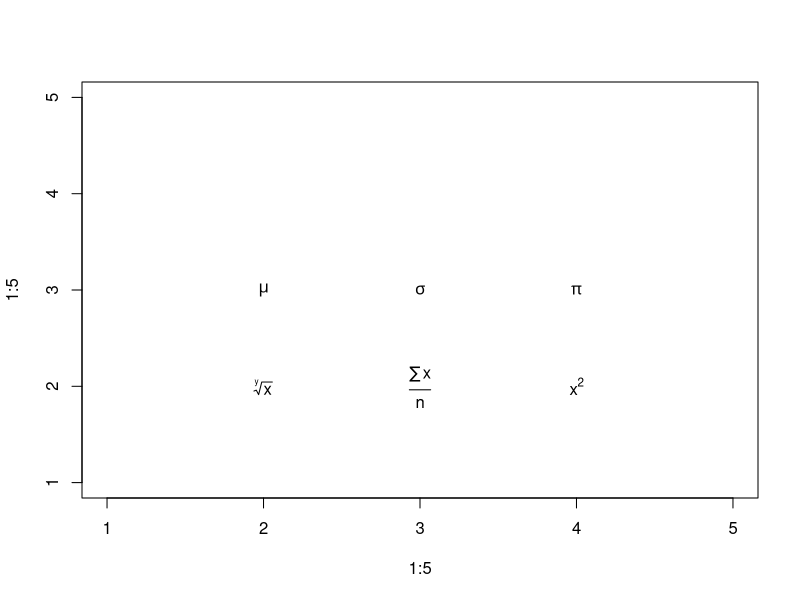
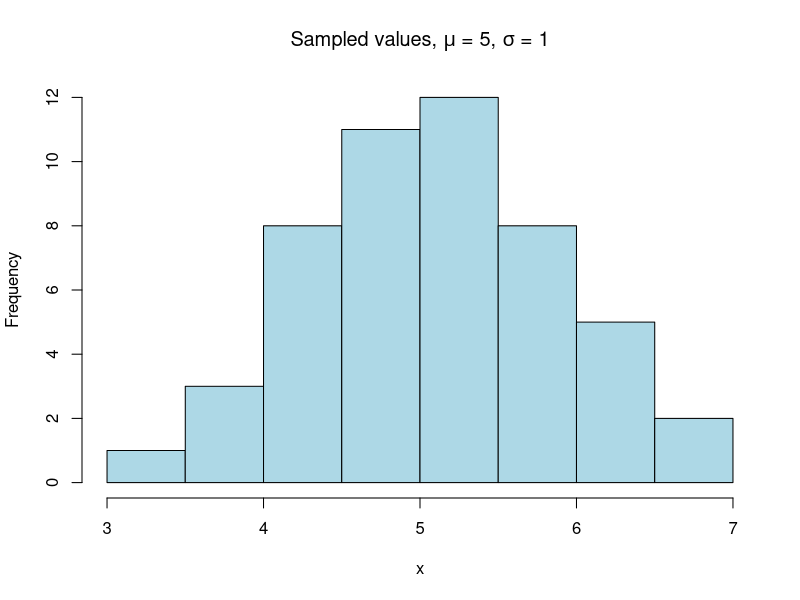
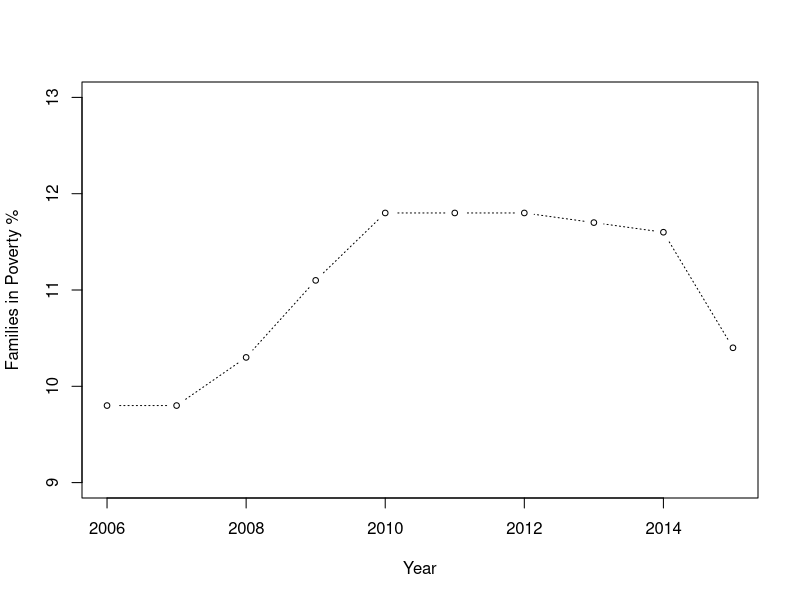

The R script that drew these images, in order: (Note: this script raises an error after producing the figures.)
## ---- chunk 1
knitr::opts_chunk$set(echo = TRUE)
## ---- chunk 2

library(sqldf)
library(dplyr)

## ---- chunk 3
# Create a blank plot.
plot(1:5, 1:5, type = "n")

# Add text inside the plot to demonstrate how to embed math symbols and/or equations.
text(2, 3, expression(mu))
text(3, 3, expression(sigma))
text(4, 3, expression(pi))
text(2, 2, expression(sqrt(x, y)))
text(3, 2, expression(frac(sum(x), n)))
text(4, 2, expression(x^2))

## ---- chunk 4
# Generate random numbers from a normal distribution.
x <- rnorm(mean = 5, sd = 1, n = 50)

# Create a histogram with a title, indicating the mean and standard deviation.
hist(x, main = expression(paste("Sampled values, ", mu, " = 5, ", sigma, " = 1")),
         col = "lightblue")
## ---- chunk 5

# Create dataframe from the data file
poverty <- read.delim("family_poverty.txt", sep = "\t", stringsAsFactors = FALSE)

opar <- par(no.readonly = TRUE)
ten  <- subset(poverty, year > 2005)

# Plot poverty % by year.
plot(ten$year, ten$family_poverty_pct,
               xlab = "Year",
               ylab = "Families in Poverty %",
               ylim = c(9, 13), 
               type = "b", 
               cex  = .75,
               lty  = 3,
               pch  = 1)

# Reset the parameters.
par() <- opar

## ---- chunk 6

tmp <- read.delim("race_poverty.txt", sep = "\t", stringsAsFactors = FALSE)

# Because the read.delim command imports the tot_num_poverty variable as
# a character string, we need to convert it to a numeric.  The problem
# is that the "numbers" are formatted with commas.  These must first be
# removed before converting the string to a number.

tot_num_poverty <- as.numeric(gsub(",", "", tmp$tot_num_poverty))

# Remove na's at this point...
poverty <- data.frame(year = tmp$year, 
                      tot_num_poverty, 
                      pct_total_poverty = tmp$pct_total_poverty, 
                      race = tmp$race)

# Create vectors, one for each race represented.
white    <- subset(poverty, race == "white")
hispanic <- subset(poverty, race == "hispanic")
black    <- subset(poverty, race == "black")
asian    <- subset(poverty, race == "asian")

# Check the new vectors.  Do they have na's in them?  If so, we have 
# to deal with them.  This is defensive programming.
is.na(white$year)
is.na(white$tot_num_poverty)

x <- white$year
y <- white$tot_num_poverty

plot(x, y,
     xlab = "Year",
     ylab = "Total Number in Poverty (1000's)",
     ylim = c(7000, 20000),
     type = "b", 
     cex  = .75,
     lty  = 3,
     col  = "blue",
     pch  = 1,
     las  = 1,
     cex.axis = .60)

x <- hispanic$year
y <- hispanic$tot_num_poverty

# Now plot the Hispanic line, using a different color and line type.
lines(x, y, type = "b", lty = 2, col = "red", pch = 0, cex = .75)

# Add legend to distinguish between the two lines.
legend("bottomright",
       title = "Race",
       c("White","Hispanic"),
       lty   = c(3, 2), 
       pch   = c(1, 0),
       col   = c("blue","red"))

## ---- chunk 7

# Create dataframe from data file.
energy <- read.csv("energy_expend.csv", stringsAsFactors = FALSE)

# Two ways to create separate vectors for each stature factor.
lst <- split(energy$expend, energy$stature)

lean  <- energy$expend[energy$stature == "lean"]
obese <- energy$expend[energy$stature == "obese"]

# Set graphic device parameters to 2 rows and 1 column.
par(mfrow = c(2, 1))    

# Graph the two vectors.
hist(lean, breaks = 10, xlim = c(5, 13), ylim = c(0, 4), col = "lightblue")
hist(obese, breaks = 10, xlim = c(5, 13), ylim = c(0, 4), col = "lemonchiffon")

# Restore graphic device to 1 row, 1 column.
par(mfrow = c(1, 1))    

## ---- chunk 8

# Two ways to create the boxplot.
boxplot(lean, obese, names = c("Lean","Obese"))
boxplot(energy$expend ~ energy$stature, names = c("Lean","Obese"))

## ---- chunk 9
opar <- par(no.readonly = TRUE)
par(mfrow = c(2,2), mex = 0.8, mar = c(3, 3, 2, 1) + .1)

stripchart(energy$expend ~ energy$stature)
stripchart(energy$expend ~ energy$stature, method = "stack")
stripchart(energy$expend ~ energy$stature, method = "jitter")
stripchart(energy$expend ~ energy$stature, method = "jitter", jitter = .03)

par() <- opar
